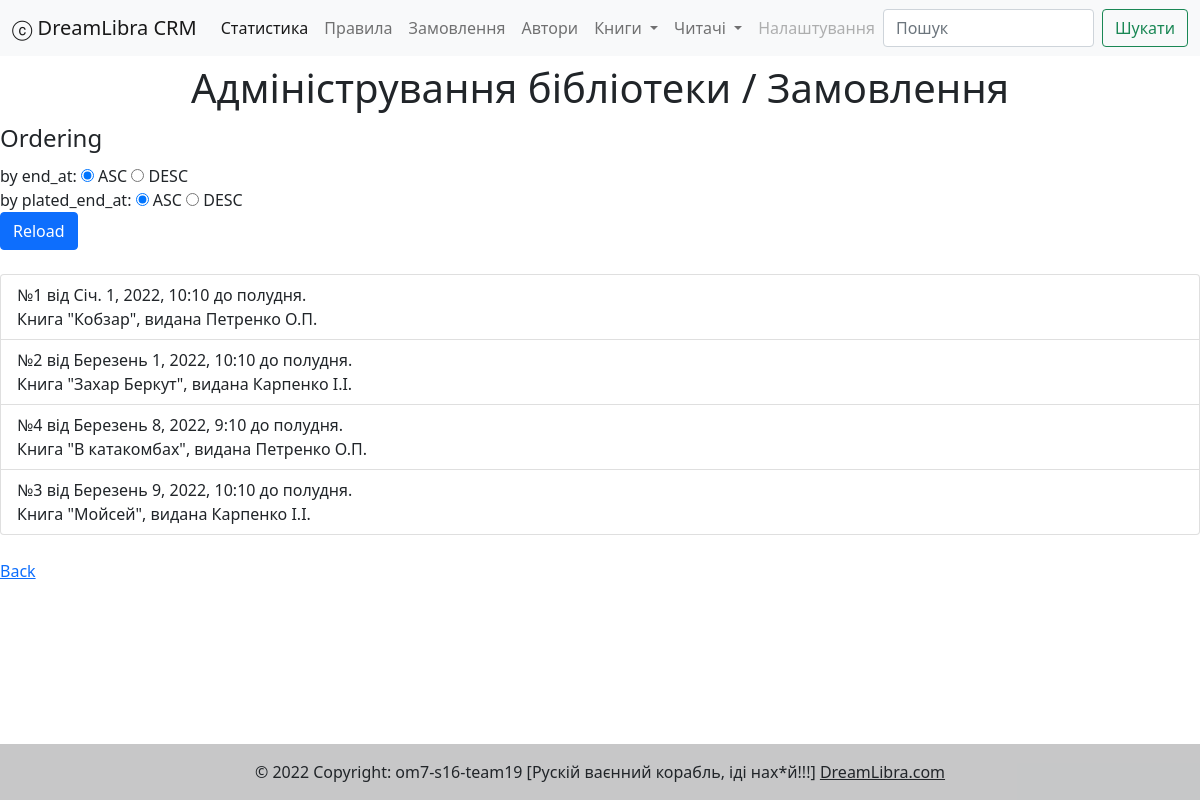
Page /order/ on the earlier database version.
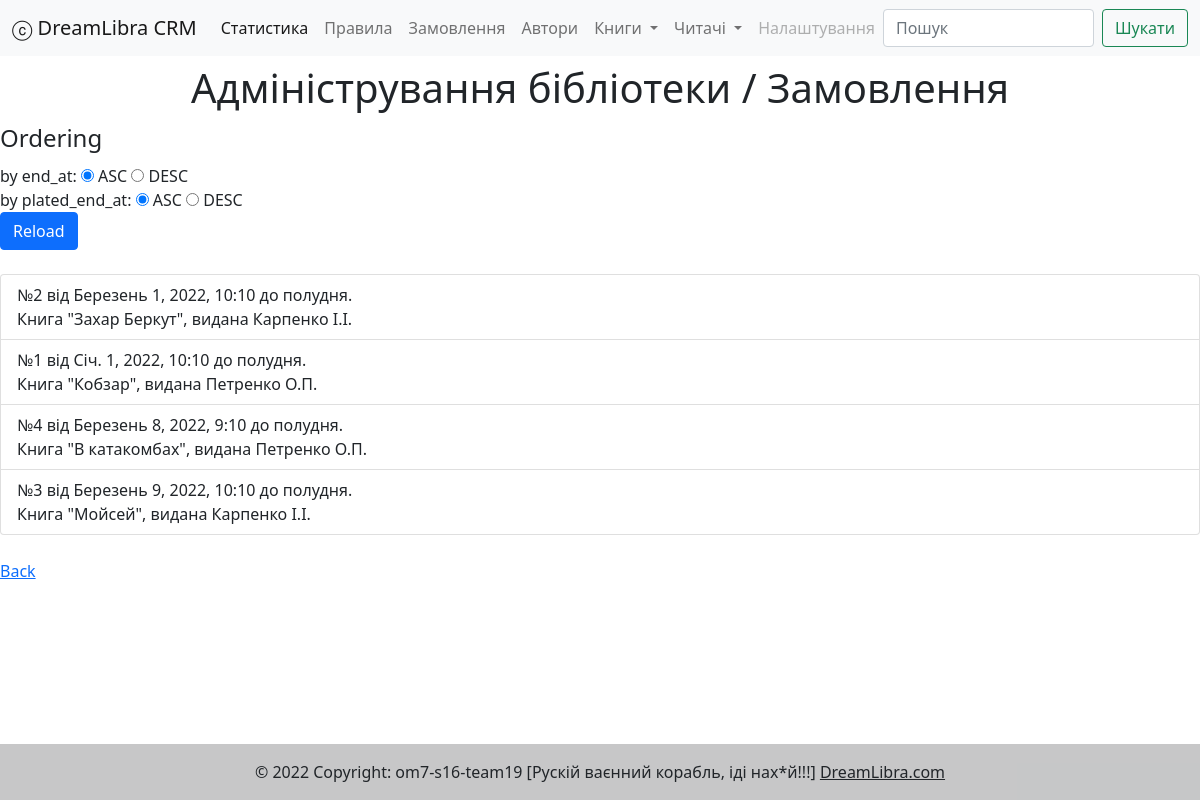
Same page on the later database version.
### order/models.py (models this page shows, shortened)
class Order(models.Model):
    user = models.ForeignKey(CustomUser, on_delete=models.CASCADE)
    book = models.ForeignKey(Book, on_delete=models.CASCADE)
    created_at = models.DateTimeField(auto_now_add=True, editable=False)
    end_at = models.DateTimeField(null=True)
    plated_end_at = models.DateTimeField()
    @staticmethod
    def get_all(order_by):
        all_order = list(Order.objects.all().order_by(*order_by))
        return all_order

### book/models.py (models this page shows, shortened)
class Book(models.Model):
    name = models.CharField(blank=True, max_length=128)
    description = models.TextField(blank=True)
    count = models.IntegerField(default=10)
    authors = models.ManyToManyField(Author, related_name='books')

### authentication/models.py (models this page shows, shortened)
class CustomUser(AbstractBaseUser):
    first_name = models.CharField(blank=True, max_length=20)
    middle_name = models.CharField(blank=True, max_length=20)
    last_name = models.CharField(blank=True, max_length=20)
    email = models.EmailField(max_length=100, unique=True, validators=[validate_email])
    password = models.CharField(max_length=128)
    updated_at = models.DateTimeField(auto_now=True)
    created_at = models.DateTimeField(auto_now_add=True, editable=False)
    role = models.IntegerField(default=0, choices=ROLE_CHOICES)
    is_active = models.BooleanField(default=False)
    USERNAME_FIELD = 'email'
    objects = BaseUserManager()
    def surname_initials(self):
        patronymic_is_not_empty = self.middle_name and self.middle_name.strip()
        middle_name  = f"{self.middle_name[0]}." if patronymic_is_not_empty else ""
        return f"{self.last_name} {self.first_name[0]}.{middle_name}".format(**vars())

### order/views.py (the view)
# urls.py: path('', OrderList.as_view(), name='order'),
class OrderList(ListView):
    model = Order
    template_name = "order/list.html"
    context_object_name = "orders"
    def get(self, request, *args, **kwargs):
        self.order_by = []
        data = request.GET
        self.end_at = data['end_at'] if 'end_at' in data else 'asc'
        self.order_by.append('end_at' if self.end_at == 'asc' else '-end_at')
        self.plated_end_at = data['plated_end_at'] if 'plated_end_at' in data else 'asc'
        self.order_by.append('plated_end_at' if self.plated_end_at == 'asc' else '-plated_end_at')
        return ListView.get(self, request, *args, **kwargs)
    def get_context_data(self, **kwargs):
        context = super(OrderList, self).get_context_data(**kwargs)
        context['title'] = 'Список замовлень'
        context['content_title'] = 'Адміністрування бібліотеки / Замовлення'
        context['orders_by'] = {'end_at': self.end_at, 'plated_end_at': self.plated_end_at}
        return context
    def get_queryset(self):
        queryset = Order.get_all(self.order_by)
        return queryset

### templates/order/list.html (shortened to what this page needs)
{% extends '_base.html' %}
{% block content %}
<div align = 'center'>
    <div >
		<h1>{{content_title}}</h1>
	</div>
</div>
<form action="{% url 'order' %}" method="get">
	<fieldset>
		<legend>Ordering</legend>
		<div>
			by end_at:
			<input type="radio" id="end_at_Choice1"
				name="end_at" value="asc" {% if orders_by.end_at == 'asc' %} checked {% endif %} >
			<label for="end_at_Choice1">ASC</label>
			<input type="radio" id="end_at_Choice2"
				name="end_at" value="desc" {% if orders_by.end_at == 'desc' %} checked {% endif %} >
			<label for="end_at_Choice2">DESC</label>
		</div>
		<div>
			by plated_end_at:
			<input type="radio" id="plated_end_at_Choice1"
				name="plated_end_at" value="asc" {% if orders_by.plated_end_at == 'asc' %} checked {% endif %} >
			<label for="plated_end_at_Choice1">ASC</label>
			<input type="radio" id="plated_end_at_Choice2"
				name="plated_end_at" value="desc" {% if orders_by.plated_end_at == 'desc' %} checked {% endif %} >
			<label for="plated_end_at_Choice2">DESC</label>
		</div>
	</fieldset>
	<div>
	  <button  class="btn btn-primary" type="submit">Reload</button>
	</div>
	<br>
</form>
    <div class="list-group"  align = 'left'>
        {% for order in orders %}
        <button onclick="window.location.href={{ order.id }}" type="button" class="list-group-item list-group-item-action"  width = '200'>  №{{ order.id }} від {{ order.created_at }}. <br>
            Книга "{{ order.book.name }}", видана {{ order.user.surname_initials }}</button>
        {% endfor %}
    </div>
<br>
<a href="{% url 'index' %}">Back</a>
{% endblock %}

### templates/_base.html (shortened to what this page needs)
<!DOCTYPE html>
<html>
<head>
    <link href="https://cdn.jsdelivr.net/npm/bootstrap@5.1.3/dist/css/bootstrap.min.css" rel="stylesheet">
</head>
<body class="d-flex flex-column min-vh-100">
    <nav class="navbar navbar-expand-lg navbar-light bg-light">
        <div class="container-fluid">
          <a class="navbar-brand" href="{% url 'index' %}">ⓒ DreamLibra CRM</a>
          <div class="collapse navbar-collapse" id="navbarSupportedContent">
            <ul class="navbar-nav me-auto mb-2 mb-lg-0">
              <li class="nav-item">
                <a class="nav-link active" aria-current="page" href="{% url 'statistics' %}">Статистика</a>
              </li>
              <li class="nav-item">
                <a class="nav-link" href="{% url 'rules' %}">Правила</a>
              </li>
              <li class="nav-item">
                <a class="nav-link" href="{% url 'order' %}">Замовлення</a>
              </li>
              <li class="nav-item">
                <a class="nav-link" href="{% url 'author' %}">Автори</a>
              </li>
              <li class="nav-item dropdown">
                <a class="nav-link dropdown-toggle" href="#" id="navbarDropdown" role="button" data-bs-toggle="dropdown" aria-expanded="false">
                  Книги
                </a>
              </li>
              <li class="nav-item dropdown">
                <a class="nav-link dropdown-toggle" href="#" id="navbarDropdown" role="button" data-bs-toggle="dropdown" aria-expanded="false">
                  Читачі
                </a>
              </li>
              <li class="nav-item">
                <a class="nav-link disabled">Налаштування</a>
              </li>
            </ul>
            <form class="d-flex">
              <input class="form-control me-2" type="search" placeholder="Пошук" aria-label="Search">
              <button class="btn btn-outline-success" type="submit">Шукати</button>
            </form>
          </div>
        </div>
      </nav>
    {% block content %}
    {% endblock %}
    <footer class="bg-light text-center text-lg-start mt-auto">
        <div class="text-center p-3" style="background-color: rgba(0, 0, 0, 0.2);">
          © 2022 Copyright: om7-s16-team19 [Рускій ваєнний корабль, іді нах*й!!!]
          <a class="text-dark" href="{% url 'index' %}">DreamLibra.com</a>
        </div>
      </footer>
      </body>
</html>

Differences in the rows shown:
changed Order "Березень 1, 2022, 10:10 до полудня": moves up the list
